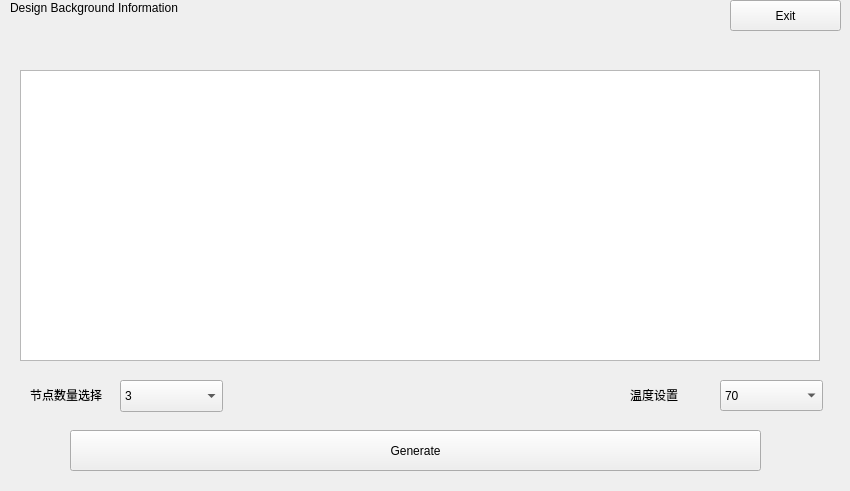
<?xml version="1.0" encoding="UTF-8"?>
<ui version="4.0">
 <class>p3_newproj</class>
 <widget class="QWidget" name="p3_newproj">
  <property name="geometry">
   <rect>
    <x>0</x>
    <y>0</y>
    <width>850</width>
    <height>491</height>
   </rect>
  </property>
  <property name="windowTitle">
   <string>Form</string>
  </property>
  <widget class="QTextEdit" name="p3_textEdit_DesignBackgroundInfo">
   <property name="geometry">
    <rect>
     <x>20</x>
     <y>70</y>
     <width>800</width>
     <height>291</height>
    </rect>
   </property>
  </widget>
  <widget class="QPushButton" name="pushButton">
   <property name="geometry">
    <rect>
     <x>70</x>
     <y>430</y>
     <width>691</width>
     <height>41</height>
    </rect>
   </property>
   <property name="text">
    <string>Generate</string>
   </property>
  </widget>
  <widget class="QLabel" name="label">
   <property name="geometry">
    <rect>
     <x>10</x>
     <y>0</y>
     <width>191</width>
     <height>16</height>
    </rect>
   </property>
   <property name="text">
    <string>Design Background Information </string>
   </property>
  </widget>
  <widget class="QPushButton" name="p3_pushButton_goback">
   <property name="geometry">
    <rect>
     <x>730</x>
     <y>0</y>
     <width>111</width>
     <height>31</height>
    </rect>
   </property>
   <property name="text">
    <string>Exit</string>
   </property>
  </widget>
  <widget class="QLabel" name="label_2">
   <property name="geometry">
    <rect>
     <x>30</x>
     <y>387</y>
     <width>81</width>
     <height>16</height>
    </rect>
   </property>
   <property name="text">
    <string>节点数量选择</string>
   </property>
  </widget>
  <widget class="QComboBox" name="comboBox">
   <property name="geometry">
    <rect>
     <x>120</x>
     <y>380</y>
     <width>103</width>
     <height>32</height>
    </rect>
   </property>
   <item>
    <property name="text">
     <string>3</string>
    </property>
   </item>
   <item>
    <property name="text">
     <string>自定义</string>
    </property>
   </item>
  </widget>
  <widget class="QLabel" name="label_3">
   <property name="geometry">
    <rect>
     <x>630</x>
     <y>387</y>
     <width>58</width>
     <height>16</height>
    </rect>
   </property>
   <property name="text">
    <string>温度设置</string>
   </property>
  </widget>
  <widget class="QComboBox" name="comboBox_2">
   <property name="geometry">
    <rect>
     <x>720</x>
     <y>380</y>
     <width>103</width>
     <height>31</height>
    </rect>
   </property>
   <item>
    <property name="text">
     <string>70</string>
    </property>
   </item>
   <item>
    <property name="text">
     <string>自定义</string>
    </property>
   </item>
  </widget>
 </widget>
 <resources/>
 <connections/>
</ui>
